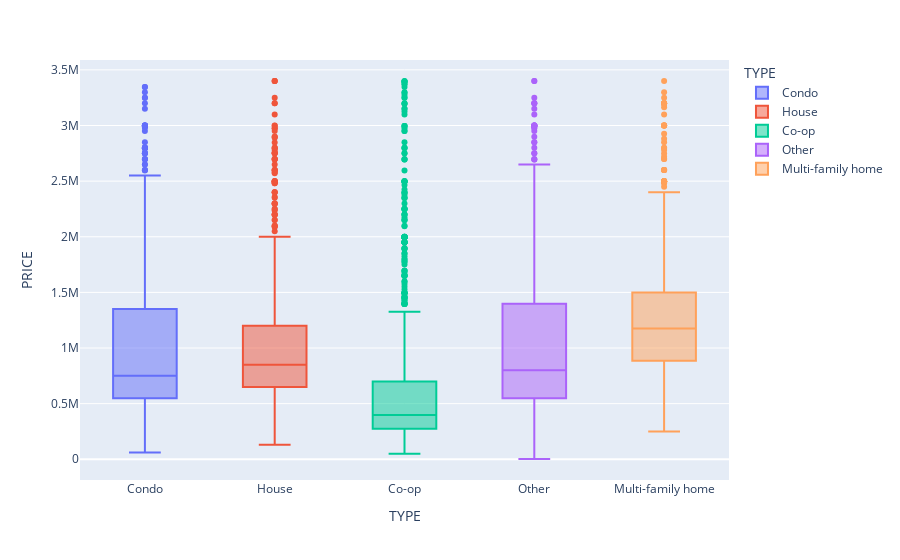

The code cell stored with this chart in its notebook:
### Code cell
fig = px.box(data_frame=df , x = 'TYPE' , y = 'PRICE' , color = 'TYPE')

fig.show()

### Figure 1 — Plotly figure (JSON) as saved in the notebook; plotly's stock layout.template omitted (floating-point values rounded to 4 significant figures; data arrays with more than 128 entries replaced by an {"elided": "..."} marker saying what was removed)
{"data": [{"alignmentgroup": "True", "hovertemplate": "TYPE=%{x}<br>PRICE=%{y}<extra></extra>", "legendgroup": "Condo", "marker": {"color": "#636efa"}, "name": "Condo", "notched": false, "offsetgroup": "Condo", "orientation": "v", "showlegend": true, "type": "box", "x": {"elided": "750 str values"}, "x0": " ", "xaxis": "x", "y": {"elided": "750 int values"}, "y0": " ", "yaxis": "y"}, {"alignmentgroup": "True", "hovertemplate": "TYPE=%{x}<br>PRICE=%{y}<extra></extra>", "legendgroup": "House", "marker": {"color": "#EF553B"}, "name": "House", "notched": false, "offsetgroup": "House", "orientation": "v", "showlegend": true, "type": "box", "x": {"elided": "955 str values"}, "x0": " ", "xaxis": "x", "y": {"elided": "955 int values"}, "y0": " ", "yaxis": "y"}, {"alignmentgroup": "True", "hovertemplate": "TYPE=%{x}<br>PRICE=%{y}<extra></extra>", "legendgroup": "Co-op", "marker": {"color": "#00cc96"}, "name": "Co-op", "notched": false, "offsetgroup": "Co-op", "orientation": "v", "showlegend": true, "type": "box", "x": {"elided": "1369 str values"}, "x0": " ", "xaxis": "x", "y": {"elided": "1369 int values"}, "y0": " ", "yaxis": "y"}, {"alignmentgroup": "True", "hovertemplate": "TYPE=%{x}<br>PRICE=%{y}<extra></extra>", "legendgroup": "Other", "marker": {"color": "#ab63fa"}, "name": "Other", "notched": false, "offsetgroup": "Other", "orientation": "v", "showlegend": true, "type": "box", "x": {"elided": "559 str values"}, "x0": " ", "xaxis": "x", "y": {"elided": "559 int values"}, "y0": " ", "yaxis": "y"}, {"alignmentgroup": "True", "hovertemplate": "TYPE=%{x}<br>PRICE=%{y}<extra></extra>", "legendgroup": "Multi-family home", "marker": {"color": "#FFA15A"}, "name": "Multi-family home", "notched": false, "offsetgroup": "Multi-family home", "orientation": "v", "showlegend": true, "type": "box", "x": {"elided": "690 str values"}, "x0": " ", "xaxis": "x", "y": {"elided": "690 int values"}, "y0": " ", "yaxis": "y"}], "layout": {"boxmode": "overlay", "legend": {"title": {"text": "TYPE"}, "tracegroupgap": 0}, "margin": {"t": 60}, "xaxis": {"anchor": "y", "categoryarray": ["Condo", "House", "Co-op", "Other", "Multi-family home"], "categoryorder": "array", "domain": [0, 1], "title": {"text": "TYPE"}}, "yaxis": {"anchor": "x", "domain": [0, 1], "title": {"text": "PRICE"}}}}
